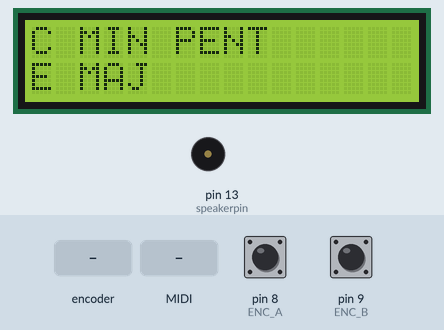
A sketch run on a simulated Arduino Uno, built with avr-gcc and run on an emulated ATmega328P. On the bench: 16×2 character LCD, buzzer (waves = sounding). The test bench sets the inputs (shaded band); at power-on: pin 8 (ENC_A) HIGH, pin 9 (ENC_B) HIGH. MIDI output is not drawn; what the sketch prints to the serial monitor is not drawn.

Above: at 1.2 s.
1.3 s: rotary encoder on pin 8 (ENC_A) / pin 9 (ENC_B) turned 3 steps (first pin leading)
At 2.7 s:
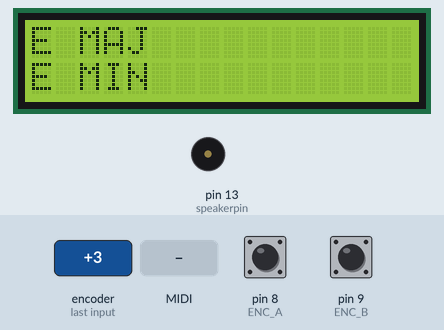
3.4 s: MIDI note 36 received
At 3.8 s:
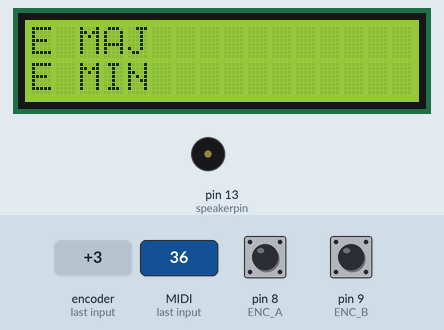
Timing chart, 0 to 6.4 s (numbered marks = the images above; inputs shaded):
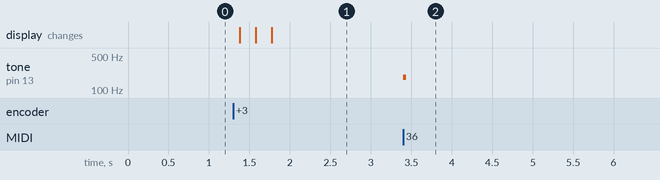

The sketch:

MIDI_FInal.ino
```cpp
/* MIDI Input Test - for use with Teensy or boards where Serial is separate from MIDI
   As MIDI messages arrive, they are printed to the Arduino Serial Monitor.

   Where MIDI is on "Serial", eg Arduino Duemilanove or Arduino Uno, this does not work!

   This example code is released into the public domain.
*/

#include <MIDI.h>
#include <SoftwareSerial.h>
#include "pitches.h"

#include <LiquidCrystal.h>
#include <LiquidMenu.h>
#include "button.h"

// We will use the SoftwareSerial library instead of the Serial library, as this will let us control which pins our MIDI interface is connected to.
SoftwareSerial midiSerial(0, 3); // RX, TX

MIDI_CREATE_INSTANCE(SoftwareSerial, midiSerial, MIDI);

//Define pin for speaker
int speakerpin = 13;


//int DMAJ[] = {0,   0,  0,  0,  0,  0,  0,  0,  0,  0,  0,  0,  0,  0,  0,  0,  0,  0,  0,  0,  0,  0,  0,  0,  0,  0,  0,  0,  NOTE_FS2,   NOTE_G2,  0,  NOTE_A2,  0,  NOTE_B2,  0,  NOTE_CS3,   NOTE_D3,  0,  NOTE_E3,  0,  NOTE_FS3,   NOTE_G3,  0,  NOTE_A3,  0,  NOTE_B3,  0,  NOTE_CS4,   NOTE_D4,  0,  NOTE_E4,  0,  NOTE_FS4,   NOTE_G4,  0,  NOTE_A4,  0,  NOTE_B4,  0,  NOTE_CS5,   NOTE_D5,  0,  NOTE_E5,  0,  NOTE_FS5,   NOTE_G5,  0,  NOTE_A5,  0,  NOTE_B5,  0,  NOTE_CS6,   NOTE_D6,  0,  NOTE_E6,  0,  NOTE_FS6,   NOTE_G6,  0,  NOTE_A6,  0,  NOTE_B6,  0,  NOTE_CS7,   NOTE_D7,  0,  NOTE_E7,  0,  NOTE_FS7,   NOTE_G7,  0,  NOTE_A7,  0,  NOTE_B7,  0,  NOTE_CS8,   NOTE_D8,  0,  NOTE_E8,  0,  NOTE_FS8};
//int EMAJ[] = {0,   0,  0,  0,  0,  0,  0,  0,  0,  0,  0,  0,  0,  0,  0,  0,  0,  0,  0,  0,  0,  0,  0,  0,  0,  0,  0,  0,  NOTE_GS2,   NOTE_A2,  0,  NOTE_B2,  0,  NOTE_CS3,   0,  NOTE_DS3,   NOTE_E3,  0,  NOTE_FS3,   0,  NOTE_GS3,   NOTE_A3,  0,  NOTE_B3,  0,  NOTE_CS4,   0,  NOTE_DS4,   NOTE_E4,  0,  NOTE_FS4,   0,  NOTE_GS4,   NOTE_A4,  0,  NOTE_B4,  0,  NOTE_CS5,   0,  NOTE_DS5,   NOTE_E5,  0,  NOTE_FS5,   0,  NOTE_GS5,   NOTE_A5,  0,  NOTE_B5,  0,  NOTE_CS6,   0,  NOTE_DS6,   NOTE_E6,  0,  NOTE_FS6,   0,  NOTE_GS6,   NOTE_A6,  0,  NOTE_B6,  0,  NOTE_CS7,   0,  NOTE_DS7,   NOTE_E7,  0,  NOTE_FS7,   0,  NOTE_GS7,   NOTE_A7,  0,  NOTE_B7,  0,  NOTE_CS8,   0,  NOTE_DS8,   NOTE_E8,  0,  NOTE_FS8,   0,  NOTE_GS8};

//int DMAJ[] = {NOTE_FS2,   NOTE_G2,  0,  NOTE_A2,  0,  NOTE_B2,  0,  NOTE_CS3,   NOTE_D3,  0,  NOTE_E3,  0,  NOTE_FS3,   NOTE_G3,  0,  NOTE_A3,  0,  NOTE_B3,  0,  NOTE_CS4,   NOTE_D4,  0,  NOTE_E4,  0,  NOTE_FS4,   NOTE_G4,  0,  NOTE_A4,  0,  NOTE_B4,  0,  NOTE_CS5,   NOTE_D5,  0,  NOTE_E5,  0,  NOTE_FS5,   NOTE_G5,  0,  NOTE_A5,  0,  NOTE_B5,  0,  NOTE_CS6,   NOTE_D6,  0,  NOTE_E6,  0,  NOTE_FS6,   NOTE_G6,  0,  NOTE_A6,  0,  NOTE_B6,  0,  NOTE_CS7,   NOTE_D7,  0,  NOTE_E7,  0,  NOTE_FS7,   NOTE_G7,  0,  NOTE_A7,  0,  NOTE_B7,  0,  NOTE_CS8,   NOTE_D8,  0,  NOTE_E8,  0,  NOTE_FS8};
int EMAJ[] = {NOTE_GS2,   NOTE_A2,  0,  NOTE_B2,  0,  NOTE_CS3,   0,  NOTE_DS3,   NOTE_E3,  0,  NOTE_FS3,   0,  NOTE_GS3,   NOTE_A3,  0,  NOTE_B3,  0,  NOTE_CS4,   0,  NOTE_DS4,   NOTE_E4,  0,  NOTE_FS4,   0,  NOTE_GS4,   NOTE_A4,  0,  NOTE_B4,  0,  NOTE_CS5,   0,  NOTE_DS5,   NOTE_E5,  0,  NOTE_FS5,   0,  NOTE_GS5,   NOTE_A5,  0,  NOTE_B5,  0,  NOTE_CS6,   0,  NOTE_DS6,   NOTE_E6,  0,  NOTE_FS6,   0,  NOTE_GS6,   NOTE_A6,  0,  NOTE_B6,  0,  NOTE_CS7,   0,  NOTE_DS7,   NOTE_E7,  0,  NOTE_FS7,   0,  NOTE_GS7,   NOTE_A7,  0,  NOTE_B7,  0,  NOTE_CS8,   0,  NOTE_DS8,   NOTE_E8,  0,  NOTE_FS8,   0,  NOTE_GS8};
int EMIN[] = {NOTE_A2,  NOTE_B2,  0,  NOTE_C3,  0,  NOTE_D3,  0,  NOTE_E3,  NOTE_FS3,   0,  NOTE_G3,  0,  NOTE_A3,  NOTE_B3,  0,  NOTE_C4,  0,  NOTE_D4,  0,  NOTE_E4,  NOTE_FS4,   0,  NOTE_G4,  0,  NOTE_A4,  NOTE_B4,  0,  NOTE_C5,  0,  NOTE_D5,  0,  NOTE_E5,  NOTE_FS5,   0,  NOTE_G5,  0,  NOTE_A5,  NOTE_B5,  0,  NOTE_C6,  0,  NOTE_D6,  0,  NOTE_E6,  NOTE_FS6,   0,  NOTE_G6,  0,  NOTE_A6,  NOTE_B6,  0,  NOTE_C7,  0,  NOTE_D7,  0,  NOTE_E7,  NOTE_FS7,   0,  NOTE_G7,  0,  NOTE_A7,  NOTE_B7,  0,  NOTE_C8,  0,  NOTE_D8,  0,  NOTE_E8,  NOTE_FS8,   0,  NOTE_G8,  0,  NOTE_A2};
int CMINPENT[] = {NOTE_F2,  NOTE_FS2,   0,  NOTE_G2,  0,  NOTE_AS2,   0,  NOTE_C3,  NOTE_DS3,   0,  NOTE_F3,  0,  NOTE_FS3,   NOTE_G3,  0,  NOTE_AS3,   0,  NOTE_C4,  0,  NOTE_DS4,   NOTE_F4,  0,  NOTE_FS4,   0,  NOTE_G4,  NOTE_AS4,   0,  NOTE_C5,  0,  NOTE_DS5,   0,  NOTE_F5,  NOTE_FS5,   0,  NOTE_G5,  0,  NOTE_AS5,   NOTE_C6,  0,  NOTE_DS6,   0,  NOTE_F6,  0,  NOTE_FS6,   NOTE_G6,  0,  NOTE_AS6,   0,  NOTE_C7,  NOTE_DS7,   0,  NOTE_F7,  0,  NOTE_FS7,   0,  NOTE_G7,  NOTE_AS7,   0,  NOTE_C8,  0,  NOTE_DS8,   NOTE_B7,  0,  NOTE_C8,  0,  NOTE_D8,  0,  NOTE_E8,  NOTE_FS8,   0,  NOTE_G8,  0,  NOTE_A2};
//int FMAJPENT[] = {0,   0,  0,  0,  0,  0,  0,  0,  0,  0,  0,  0,  0,  0,  0,  0,  0,  0,  0,  0,  0,  0,  0,  0,  0,  0,  0,  0,  NOTE_A2,  NOTE_C3,  0,  NOTE_D3,  0,  NOTE_F3,  0,  NOTE_G3,  NOTE_GS3,   0,  NOTE_A3,  0,  NOTE_C4,  NOTE_D4,  0,  NOTE_F4,  0,  NOTE_G4,  0,  NOTE_GS4,   NOTE_A4,  0,  NOTE_C5,  0,  NOTE_D5,  NOTE_F5,  0,  NOTE_G5,  0,  NOTE_GS5,   0,  NOTE_A5,  NOTE_C6,  0,  NOTE_D6,  0,  NOTE_F6,  NOTE_G6,  0,  NOTE_GS6,   0,  NOTE_A6,  0,  NOTE_C7,  NOTE_D7,  0,  NOTE_F7,  0,  NOTE_G7,  NOTE_GS7,   0,  NOTE_A7,  0,  NOTE_C8,  0,  NOTE_D8,  NOTE_F8,  0,  NOTE_G8,  0,  NOTE_GS8,   NOTE_B7,  0,  NOTE_C8,  0,  NOTE_D8,  0,  NOTE_E8,  NOTE_FS8,   0,  NOTE_G8,  0,  NOTE_A2};
//int white_keys[] = {28,  29,   31,   33,   35,   36,   38,   40,   41,   43,   45,   47,   48,   50,   52,   53,   55,   57,   59,   60,   62,   64,   65,   67,   69,   71,   72,   74,   76,   77,   79,   81,   83,   84,   86,   88,   89,   91,   93,   95,   96,   98,   100};

int state = 0;


// Pin mapping for the display
const byte LCD_RS = 12;
const byte LCD_E = 11;
const byte LCD_D4 = 5;
const byte LCD_D5 = 4;
const byte LCD_D6 = 3;
const byte LCD_D7 = 2;
#define ENC_A 8 //these need to be digital input pins
#define ENC_B 9
#define ENC_C 7
//LCD R/W pin to ground
//10K potentiometer to VO
LiquidCrystal lcd(LCD_RS, LCD_E, LCD_D4, LCD_D5, LCD_D6, LCD_D7);

/*
   The Button class is not a part of the LiquidMenu library. The first
   parameter is the button's pin, the second enables or disables the
   internal pullup resistor (not required) and the third is the debounce
   time (not required).
*/
// Button objects instantiation
const bool pullup = true;
Button enter(7, pullup);

const float pi = 3.14159265f;

LiquidLine line1(0, 0, "C MIN PENT");
LiquidLine line2(0, 1, "E MAJ");
LiquidLine line3(0, 1, "E MIN");
//LiquidLine line4(0, 1, "C MIN PENT");
//LiquidLine line5(0, 1, "F MAJ PENT");


LiquidScreen screen;

LiquidMenu menu(lcd);

// Used for attaching something to the lines, to make them focusable.
void blankFunction() {
  return;
}


void setup() {
  MIDI.begin(MIDI_CHANNEL_OMNI);
  Serial.begin(250000);
  Serial.println("MIDI Input Test");
  //Serial.println(white_keys[1]);

  pinMode(ENC_A, INPUT_PULLUP);
  pinMode(ENC_B, INPUT_PULLUP);

  lcd.begin(16, 2);

  // Add more "lines" than the display has. The extra will be scrolled.
  screen.add_line(line1);
  screen.add_line(line2);
  screen.add_line(line3);
//  screen.add_line(line4);
//  screen.add_line(line5);

  // Attaching a function to the lines is required for scrolling to work.
  line1.attach_function(1, blankFunction);
  line2.attach_function(1, blankFunction);
  line3.attach_function(1, blankFunction);
//  line4.attach_function(1, blankFunction);
//  line5.attach_function(1, blankFunction);

  // Set the number of lines the display has.
  /*
     Setting this is a must when you want to add more "lines" than
     the display actually has (the extra lines will be scrolled).
     This must be set after adding the "lines" to the "screen".
  */
  screen.set_displayLineCount(2);

  menu.add_screen(screen);
  menu.update();


}


int currentLine = -10;
void loop() {
  int type, note, velocity, channel, d1, d2;

  static unsigned int counter4x = 0;      //the SparkFun encoders jump by 4 states from detent to detent
  static unsigned int counter = 0;
  static unsigned int prevCounter = 0;
  // Turn off the display:
  int tmpdata;
  tmpdata = read_encoder();
  if ( tmpdata) {

    counter4x += tmpdata;
    counter = counter4x / 4;

    if (prevCounter != counter) {
      tmpdata = tmpdata * -1;
      if (tmpdata == 1) {
        if (currentLine == -10) {
          currentLine = 3;
        }
        currentLine -= tmpdata;
        if (currentLine == -1) {
          menu.switch_focus(false);
          currentLine = 2;
        }

        Serial.println(currentLine);
        menu.switch_focus(false);
      } else if (tmpdata == -1) {
        if (currentLine == -10) {
          currentLine = -1;
        }
        currentLine -= tmpdata;

        if (currentLine == 3) {
          menu.switch_focus();
          currentLine = 0;
        }
        Serial.println(currentLine);
        menu.switch_focus();
      }


    }
    prevCounter = counter;
  }
  //
  //  if (enter.check() == LOW) {
  //    Serial.println(F("ENTER button pressed"));
  //    menu.switch_focus(false);
  //    menu.update();
  //  }


  if (MIDI.read()) {                    // Is there a MIDI message incoming ?
    byte type = MIDI.getType();
    switch (type) {
      case midi::NoteOn:
        note = MIDI.getData1();
        velocity = MIDI.getData2();
        channel = MIDI.getChannel();
        if (velocity > 0) {
          Serial.println(String("Note On:  ch=") + channel + ", note=" + note + ", velocity=" + velocity);
          if (currentLine == 0) {
            tone(speakerpin, CMINPENT[note - 28], 40);
          } else if (currentLine == 1) {
            tone(speakerpin, EMAJ[note - 28], 40);
          } else if (currentLine == 2)  {
            tone(speakerpin, EMIN[note - 28], 40);
          }

          break;
        case midi::NoteOff:
          note = MIDI.getData1();
          velocity = MIDI.getData2();
          channel = MIDI.getChannel();
          //Serial.println(String("Note Off: ch=") + channel + ", note=" + note + ", velocity=" + velocity);
          break;
        default:
          d1 = MIDI.getData1();
          d2 = MIDI.getData2();
          //Serial.println(String("Message, type=") + type + ", data = " + d1 + " " + d2);
        }

    }

  }
}

int read_encoder()
{
  static int enc_states[] = {
    0, -1, 1, 0, 1, 0, 0, -1, -1, 0, 0, 1, 0, 1, -1, 0
  };
  static byte ABab = 0;
  ABab *= 4;                   //shift the old values over 2 bits
  ABab = ABab % 16;    //keeps only bits 0-3
  ABab += 2 * digitalRead(ENC_A) + digitalRead(ENC_B); //adds enc_a and enc_b values to bits 1 and 0

  return ( enc_states[ABab]);


}
```

button.h
```cpp
#pragma once

class Button {
public:
	Button (uint8_t pin, bool pullup = false, uint16_t debounceDelay = 50)
		: _pin(pin), _state(LOW), _lastState(LOW),
		  _lastMillis(0), _debounceDelay(debounceDelay),
		  _lastDebounceTime(0) {
		if (pullup == true) {
			pinMode(_pin, INPUT_PULLUP);
		} else {
			pinMode(_pin, INPUT);
		}
	}

	// Debounces the button and returns the state if it was just changed.
	bool check(bool triggerState = LOW) {
		bool reading = digitalRead(_pin);
		// Checks if the buttons has changed state
		if (reading != _lastState) {
			_lastDebounceTime = millis();
		}
		// Checks if the buttons hasn't changed state for '_debounceDelay' milliseconds.
		if ((millis() - _lastDebounceTime) > _debounceDelay) {
			// Checks if the buttons has changed state
			if (reading != _state) {
				_state = reading;
				return _state;
			}
		}
		_lastState = reading;
		// If this code is reached, it returns the normal state of the button.
		if (triggerState == HIGH) {
			return LOW;
		} else {
			return HIGH;
		}
	}

private:
	const uint8_t _pin;
	bool _state;
	bool _lastState;
	uint32_t _lastMillis;
	uint16_t _debounceDelay;
	uint32_t _lastDebounceTime;
};
```

pitches.h
```cpp
/*************************************************
 * Public Constants
 *************************************************/

#define NOTE_B0  31
#define NOTE_C1  33
#define NOTE_CS1 35
#define NOTE_D1  37
#define NOTE_DS1 39
#define NOTE_E1  41
#define NOTE_F1  44
#define NOTE_FS1 46
#define NOTE_G1  49
#define NOTE_GS1 52
#define NOTE_A1  55
#define NOTE_AS1 58
#define NOTE_B1  62
#define NOTE_C2  65
#define NOTE_CS2 69
#define NOTE_D2  73
#define NOTE_DS2 78
#define NOTE_E2  82
#define NOTE_F2  87
#define NOTE_FS2 93
#define NOTE_G2  98
#define NOTE_GS2 104
#define NOTE_A2  110
#define NOTE_AS2 117
#define NOTE_B2  123
#define NOTE_C3  131
#define NOTE_CS3 139
#define NOTE_D3  147
#define NOTE_DS3 156
#define NOTE_E3  165
#define NOTE_F3  175
#define NOTE_FS3 185
#define NOTE_G3  196
#define NOTE_GS3 208
#define NOTE_A3  220
#define NOTE_AS3 233
#define NOTE_B3  247
#define NOTE_C4  262
#define NOTE_CS4 277
#define NOTE_D4  294
#define NOTE_DS4 311
#define NOTE_E4  330
#define NOTE_F4  349
#define NOTE_FS4 370
#define NOTE_G4  392
#define NOTE_GS4 415
#define NOTE_A4  440
#define NOTE_AS4 466
#define NOTE_B4  494
#define NOTE_C5  523
#define NOTE_CS5 554
#define NOTE_D5  587
#define NOTE_DS5 622
#define NOTE_E5  659
#define NOTE_F5  698
#define NOTE_FS5 740
#define NOTE_G5  784
#define NOTE_GS5 831
#define NOTE_A5  880
#define NOTE_AS5 932
#define NOTE_B5  988
#define NOTE_C6  1047
#define NOTE_CS6 1109
#define NOTE_D6  1175
#define NOTE_DS6 1245
#define NOTE_E6  1319
#define NOTE_F6  1397
#define NOTE_FS6 1480
#define NOTE_G6  1568
#define NOTE_GS6 1661
#define NOTE_A6  1760
#define NOTE_AS6 1865
#define NOTE_B6  1976
#define NOTE_C7  2093
#define NOTE_CS7 2217
#define NOTE_D7  2349
#define NOTE_DS7 2489
#define NOTE_E7  2637
#define NOTE_F7  2794
#define NOTE_FS7 2960
#define NOTE_G7  3136
#define NOTE_GS7 3322
#define NOTE_A7  3520
#define NOTE_AS7 3729
#define NOTE_B7  3951
#define NOTE_C8  4186
#define NOTE_CS8 4435
#define NOTE_D8  4699
#define NOTE_DS8 4978
#define NOTE_E8  2637
#define NOTE_F8  2794
#define NOTE_FS8 2960
#define NOTE_G8  3136
#define NOTE_GS8 3322
#define NOTE_A8  3520
#define NOTE_AS8 3729
#define NOTE_B9  3951
#define NOTE_C9  4186
#define NOTE_CS9 4435
#define NOTE_D9  4699
#define NOTE_E9  2637
#define NOTE_F9  2794
#define NOTE_FS9 2960
#define NOTE_G9  3136
#define NOTE_GS9 3322
#define NOTE_A9  3520
#define NOTE_AS9 3729
```

Measured:
- after the input at 3.4 s, tone on pin 13 (speakerpin): silent → 185 Hz at once, → silent 0.04 s later
